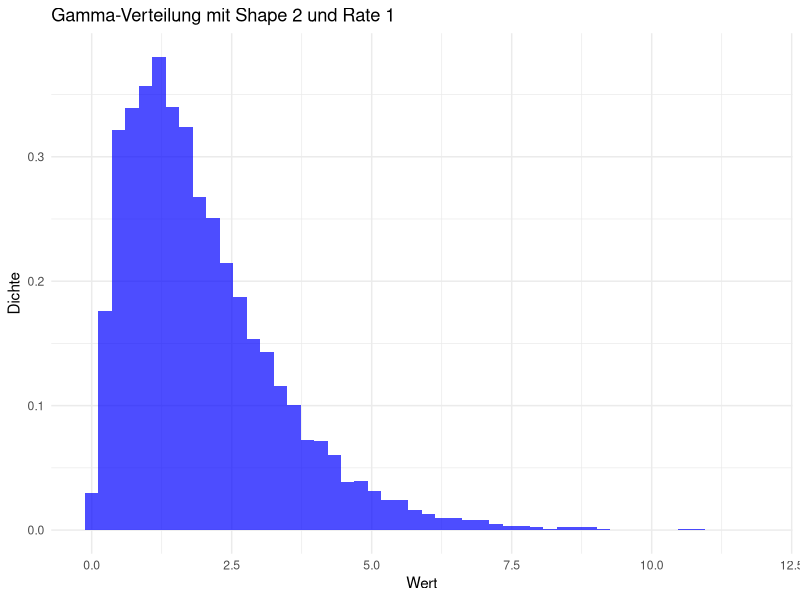
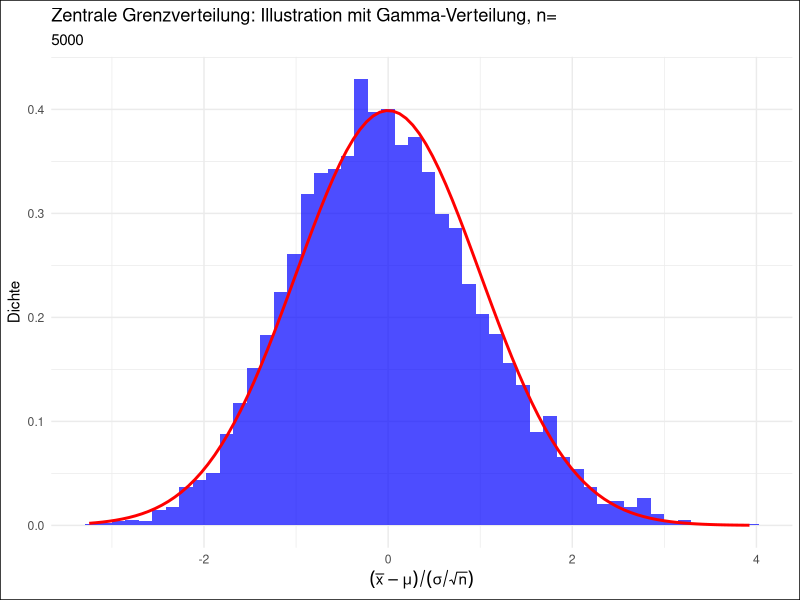
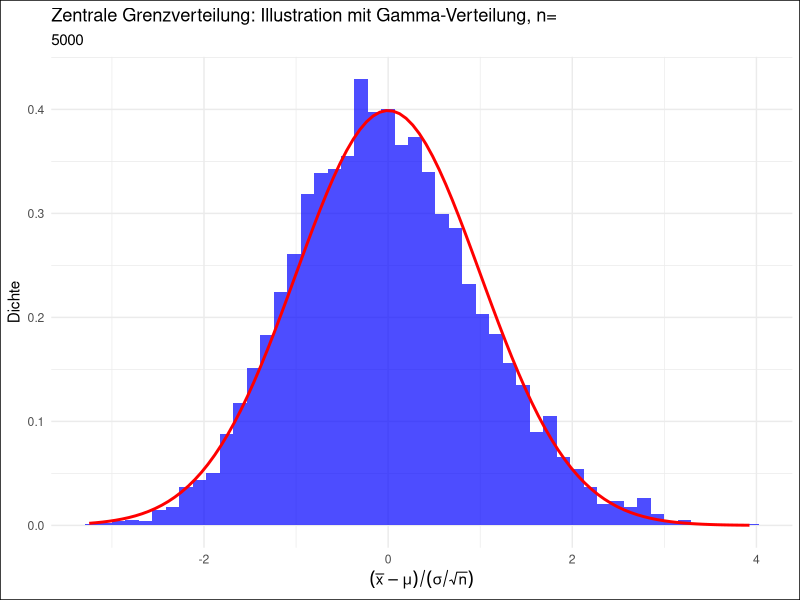

Here is the R script that generated these plots, in order:
# GPT4:

# Schreibe mir ein R skript, das den zentralen Grenzverteilungssatz 
# illustriert. Man startet mit irgendeiner Verteilung (z.B. Gamma und 
# wählbaren Parametern) und einer sample size und einer Anzahl an Wiederholungen 
# und dann soll am Ende die verteilung von \frac{\bar{X}-\mu}{\sigma/\sqrt{n}} 
# geplottet werden (mit ggplot), sodass man sieht, dass es sich gegen eine 
# Standardnormalverteilung N(0,1) annähert.

# Set working directory to source file location
setwd(dirname(rstudioapi::getActiveDocumentContext()$path))

library(ggplot2)

# Einstellbare Parameter
sample_size <- 60   # Größe einer Stichprobe
repetitions <- 5000 # Anzahl der Wiederholungen

# Parameter der Gamma-Verteilung
shape <- 2 # Formparameter
rate <- 1  # Ratenparameter

# Erwartungswert (Mittelwert) und Standardabweichung der Gamma-Verteilung
mu <- shape / rate
sigma <- sqrt(shape / (rate ^ 2))

# Original-Gamma-Verteilung plotten
gamma_data <- rgamma(10000, shape = shape, rate = rate)
df_gamma <- data.frame(gamma_data)

ggplot(df_gamma, aes(x = gamma_data)) +
  geom_histogram(aes(y = ..density..), bins = 50, fill = "blue", alpha = 0.7) +
  ggtitle(paste("Gamma-Verteilung mit Shape", shape, "und Rate", rate)) +
  xlab("Wert") +
  ylab("Dichte") +
  theme_minimal()


# Leerer Vektor für die Speicherung der Z-Werte
z_values <- c()

# Simulierung
for (i in 1:repetitions) {
  sample_data <- rgamma(sample_size, shape = shape, rate = rate)  # Ziehen einer Stichprobe
  sample_mean <- mean(sample_data)                                # Mittelwert der Stichprobe
  
  # Z-Wert berechnen
  z_value <- (sample_mean - mu) / (sigma / sqrt(sample_size))
  
  # Z-Wert in den Vektor hinzufügen
  z_values <- c(z_values, z_value)
}

# Daten für ggplot vorbereiten
df <- data.frame(z_values)

# Plot erstellen
ggplot(df, aes(x = z_values)) +
  geom_histogram(aes(y = after_stat(density)), bins = 50, fill = "blue", alpha = 0.7) +
  stat_function(fun = dnorm, args = list(mean = 0, sd = 1), color = "red", size = 1) +
  ggtitle(paste0("Zentrale Grenzverteilung: Illustration mit Gamma-Verteilung, n="),repetitions) +
  xlab(expression((bar(x) - mu) / (sigma / sqrt(n)))) +
  ylab("Dichte") +
  theme_minimal() + 
  theme(plot.background = element_rect(fill = "white"))


ggsave(paste("./images/Z_Distribution_SampleSize_", sample_size, "_Repetitions_", repetitions, "_Shape_", shape, "_Rate_", rate,"n_",repetitions, ".png"))
